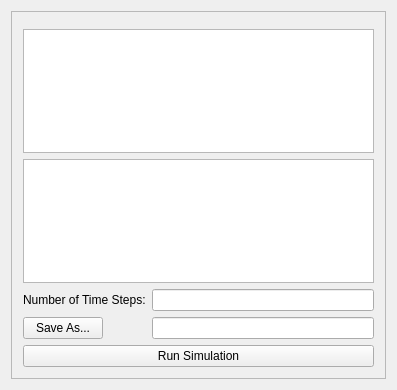
<?xml version="1.0" encoding="UTF-8"?>
<ui version="4.0">
 <class>SimulationWidget</class>
 <widget class="QWidget" name="SimulationWidget">
  <property name="geometry">
   <rect>
    <x>0</x>
    <y>0</y>
    <width>397</width>
    <height>390</height>
   </rect>
  </property>
  <property name="contextMenuPolicy">
   <enum>Qt::NoContextMenu</enum>
  </property>
  <property name="windowTitle">
   <string>SimulationWidget</string>
  </property>
  <layout class="QVBoxLayout" name="verticalLayout_2">
   <item>
    <widget class="QScrollArea" name="scrollArea">
     <property name="widgetResizable">
      <bool>true</bool>
     </property>
     <widget class="QWidget" name="scrollAreaWidgetContents">
      <property name="geometry">
       <rect>
        <x>0</x>
        <y>0</y>
        <width>377</width>
        <height>370</height>
       </rect>
      </property>
      <layout class="QVBoxLayout" name="verticalLayout">
       <item>
        <widget class="Line" name="line">
         <property name="orientation">
          <enum>Qt::Vertical</enum>
         </property>
        </widget>
       </item>
       <item>
        <layout class="QFormLayout" name="scrollLayout">
         <item row="3" column="0">
          <widget class="QLabel" name="timeStepsInputLabel">
           <property name="text">
            <string>Number of Time Steps:</string>
           </property>
          </widget>
         </item>
         <item row="3" column="1">
          <widget class="QLineEdit" name="timeStepsLine">
           <property name="toolTip">
            <string>Number of Time steps</string>
           </property>
           <property name="toolTipDuration">
            <number>-1</number>
           </property>
          </widget>
         </item>
         <item row="4" column="0">
          <widget class="QPushButton" name="SaveAsButton">
           <property name="text">
            <string>Save As...</string>
           </property>
          </widget>
         </item>
         <item row="4" column="1">
          <widget class="QLineEdit" name="FilePath"/>
         </item>
         <item row="5" column="0" colspan="2">
          <widget class="QPushButton" name="RunSimulation">
           <property name="text">
            <string>Run Simulation</string>
           </property>
          </widget>
         </item>
         <item row="2" column="0" colspan="2">
          <widget class="QUI::GravObjView" name="p_propertiesView"/>
         </item>
         <item row="1" column="0" colspan="2">
          <widget class="QListView" name="p_gravObjView"/>
         </item>
        </layout>
       </item>
      </layout>
     </widget>
    </widget>
   </item>
  </layout>
 </widget>
 <layoutdefault spacing="6" margin="11"/>
 <customwidgets>
  <customwidget>
   <class>QUI::GravObjView</class>
   <extends>QTreeView</extends>
   <header>src\Graphics\GUI Components\QtGui\SimulationWidget\SubWidgets\GravObjView.h</header>
  </customwidget>
 </customwidgets>
 <resources/>
 <connections>
  <connection>
   <sender>RunSimulation</sender>
   <signal>clicked()</signal>
   <receiver>SimulationWidget</receiver>
   <slot>onRunSimulationClicked()</slot>
   <hints>
    <hint type="sourcelabel">
     <x>210</x>
     <y>71</y>
    </hint>
    <hint type="destinationlabel">
     <x>223</x>
     <y>320</y>
    </hint>
   </hints>
  </connection>
  <connection>
   <sender>SaveAsButton</sender>
   <signal>clicked()</signal>
   <receiver>SimulationWidget</receiver>
   <slot>onSaveAsClicked()</slot>
   <hints>
    <hint type="sourcelabel">
     <x>51</x>
     <y>34</y>
    </hint>
    <hint type="destinationlabel">
     <x>48</x>
     <y>341</y>
    </hint>
   </hints>
  </connection>
 </connections>
 <slots>
  <slot>onSaveAsClicked()</slot>
  <slot>onRunSimulationClicked()</slot>
 </slots>
</ui>
